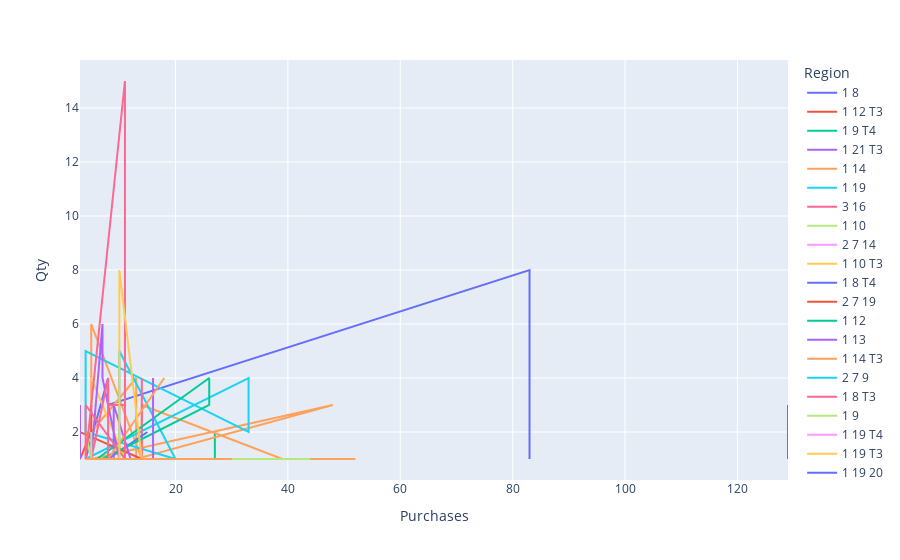

The notebook cell saved with this chart:
### Code cell
px.line(data_frame=complaint_pur,
       x = "Purchases", y = "Qty", color="Region")

### Figure 1 — Plotly figure (JSON) as saved in the notebook; plotly's stock layout.template omitted (floating-point values rounded to 4 significant figures)
{"data": [{"hovertemplate": "Region=1 8<br>Purchases=%{x}<br>Qty=%{y}<extra></extra>", "legendgroup": "1 8", "line": {"color": "#636efa", "dash": "solid"}, "marker": {"symbol": "circle"}, "mode": "lines", "name": "1 8", "orientation": "v", "showlegend": true, "type": "scatter", "x": [4, 4, 8, 8, 83, 83, 83], "xaxis": "x", "y": [1, 1, 4, 3, 8, 1, 1], "yaxis": "y"}, {"hovertemplate": "Region=1 12 T3<br>Purchases=%{x}<br>Qty=%{y}<extra></extra>", "legendgroup": "1 12 T3", "line": {"color": "#EF553B", "dash": "solid"}, "marker": {"symbol": "circle"}, "mode": "lines", "name": "1 12 T3", "orientation": "v", "showlegend": true, "type": "scatter", "x": [7, 7, 7], "xaxis": "x", "y": [1, 1, 1], "yaxis": "y"}, {"hovertemplate": "Region=1 9 T4<br>Purchases=%{x}<br>Qty=%{y}<extra></extra>", "legendgroup": "1 9 T4", "line": {"color": "#00cc96", "dash": "solid"}, "marker": {"symbol": "circle"}, "mode": "lines", "name": "1 9 T4", "orientation": "v", "showlegend": true, "type": "scatter", "x": [27, 27, 19], "xaxis": "x", "y": [2, 1, 1], "yaxis": "y"}, {"hovertemplate": "Region=1 21 T3<br>Purchases=%{x}<br>Qty=%{y}<extra></extra>", "legendgroup": "1 21 T3", "line": {"color": "#ab63fa", "dash": "solid"}, "marker": {"symbol": "circle"}, "mode": "lines", "name": "1 21 T3", "orientation": "v", "showlegend": true, "type": "scatter", "x": [8], "xaxis": "x", "y": [2], "yaxis": "y"}, {"hovertemplate": "Region=1 14<br>Purchases=%{x}<br>Qty=%{y}<extra></extra>", "legendgroup": "1 14", "line": {"color": "#FFA15A", "dash": "solid"}, "marker": {"symbol": "circle"}, "mode": "lines", "name": "1 14", "orientation": "v", "showlegend": true, "type": "scatter", "x": [52, 52, 39, 39, 14, 14, 14, 5, 5, 13, 13, 13, 48, 48, 5], "xaxis": "x", "y": [1, 1, 1, 1, 3, 2, 1, 6, 2, 4, 4, 1, 3, 3, 1], "yaxis": "y"}, {"hovertemplate": "Region=1 19<br>Purchases=%{x}<br>Qty=%{y}<extra></extra>", "legendgroup": "1 19", "line": {"color": "#19d3f3", "dash": "solid"}, "marker": {"symbol": "circle"}, "mode": "lines", "name": "1 19", "orientation": "v", "showlegend": true, "type": "scatter", "x": [4, 33, 33, 4, 4, 4, 20, 10, 10], "xaxis": "x", "y": [1, 4, 2, 5, 2, 2, 1, 5, 1], "yaxis": "y"}, {"hovertemplate": "Region=3 16<br>Purchases=%{x}<br>Qty=%{y}<extra></extra>", "legendgroup": "3 16", "line": {"color": "#FF6692", "dash": "solid"}, "marker": {"symbol": "circle"}, "mode": "lines", "name": "3 16", "orientation": "v", "showlegend": true, "type": "scatter", "x": [14, 14, 14], "xaxis": "x", "y": [1, 4, 1], "yaxis": "y"}, {"hovertemplate": "Region=1 10<br>Purchases=%{x}<br>Qty=%{y}<extra></extra>", "legendgroup": "1 10", "line": {"color": "#B6E880", "dash": "solid"}, "marker": {"symbol": "circle"}, "mode": "lines", "name": "1 10", "orientation": "v", "showlegend": true, "type": "scatter", "x": [4, 4, 5, 5, 11, 35, 35], "xaxis": "x", "y": [2, 2, 1, 1, 1, 1, 1], "yaxis": "y"}, {"hovertemplate": "Region=2 7 14<br>Purchases=%{x}<br>Qty=%{y}<extra></extra>", "legendgroup": "2 7 14", "line": {"color": "#FF97FF", "dash": "solid"}, "marker": {"symbol": "circle"}, "mode": "lines", "name": "2 7 14", "orientation": "v", "showlegend": true, "type": "scatter", "x": [4, 4], "xaxis": "x", "y": [1, 1], "yaxis": "y"}, {"hovertemplate": "Region=1 10 T3<br>Purchases=%{x}<br>Qty=%{y}<extra></extra>", "legendgroup": "1 10 T3", "line": {"color": "#FECB52", "dash": "solid"}, "marker": {"symbol": "circle"}, "mode": "lines", "name": "1 10 T3", "orientation": "v", "showlegend": true, "type": "scatter", "x": [11, 11, 11, 5], "xaxis": "x", "y": [8, 3, 1, 4], "yaxis": "y"}, {"hovertemplate": "Region=1 8 T4<br>Purchases=%{x}<br>Qty=%{y}<extra></extra>", "legendgroup": "1 8 T4", "line": {"color": "#636efa", "dash": "solid"}, "marker": {"symbol": "circle"}, "mode": "lines", "name": "1 8 T4", "orientation": "v", "showlegend": true, "type": "scatter", "x": [15, 8, 16], "xaxis": "x", "y": [2, 1, 1], "yaxis": "y"}, {"hovertemplate": "Region=2 7 19<br>Purchases=%{x}<br>Qty=%{y}<extra></extra>", "legendgroup": "2 7 19", "line": {"color": "#EF553B", "dash": "solid"}, "marker": {"symbol": "circle"}, "mode": "lines", "name": "2 7 19", "orientation": "v", "showlegend": true, "type": "scatter", "x": [14, 3, 3, 5, 5, 5], "xaxis": "x", "y": [1, 2, 1, 2, 3, 3], "yaxis": "y"}, {"hovertemplate": "Region=1 12<br>Purchases=%{x}<br>Qty=%{y}<extra></extra>", "legendgroup": "1 12", "line": {"color": "#00cc96", "dash": "solid"}, "marker": {"symbol": "circle"}, "mode": "lines", "name": "1 12", "orientation": "v", "showlegend": true, "type": "scatter", "x": [20, 32, 7, 26, 26, 6, 37], "xaxis": "x", "y": [1, 1, 1, 3, 4, 1, 1], "yaxis": "y"}, {"hovertemplate": "Region=1 13<br>Purchases=%{x}<br>Qty=%{y}<extra></extra>", "legendgroup": "1 13", "line": {"color": "#ab63fa", "dash": "solid"}, "marker": {"symbol": "circle"}, "mode": "lines", "name": "1 13", "orientation": "v", "showlegend": true, "type": "scatter", "x": [16, 16, 12, 12, 9, 9, 10, 7, 7, 7, 5, 5], "xaxis": "x", "y": [4, 1, 1, 1, 3, 1, 1, 4, 4, 6, 1, 2], "yaxis": "y"}, {"hovertemplate": "Region=1 14 T3<br>Purchases=%{x}<br>Qty=%{y}<extra></extra>", "legendgroup": "1 14 T3", "line": {"color": "#FFA15A", "dash": "solid"}, "marker": {"symbol": "circle"}, "mode": "lines", "name": "1 14 T3", "orientation": "v", "showlegend": true, "type": "scatter", "x": [18, 18, 8], "xaxis": "x", "y": [4, 4, 1], "yaxis": "y"}, {"hovertemplate": "Region=2 7 9<br>Purchases=%{x}<br>Qty=%{y}<extra></extra>", "legendgroup": "2 7 9", "line": {"color": "#19d3f3", "dash": "solid"}, "marker": {"symbol": "circle"}, "mode": "lines", "name": "2 7 9", "orientation": "v", "showlegend": true, "type": "scatter", "x": [3, 3], "xaxis": "x", "y": [1, 2], "yaxis": "y"}, {"hovertemplate": "Region=1 8 T3<br>Purchases=%{x}<br>Qty=%{y}<extra></extra>", "legendgroup": "1 8 T3", "line": {"color": "#FF6692", "dash": "solid"}, "marker": {"symbol": "circle"}, "mode": "lines", "name": "1 8 T3", "orientation": "v", "showlegend": true, "type": "scatter", "x": [11, 4, 4, 11, 11, 11, 11, 8, 8, 8, 8, 5], "xaxis": "x", "y": [1, 3, 1, 15, 1, 1, 3, 3, 1, 4, 4, 1], "yaxis": "y"}, {"hovertemplate": "Region=1 9<br>Purchases=%{x}<br>Qty=%{y}<extra></extra>", "legendgroup": "1 9", "line": {"color": "#B6E880", "dash": "solid"}, "marker": {"symbol": "circle"}, "mode": "lines", "name": "1 9", "orientation": "v", "showlegend": true, "type": "scatter", "x": [44, 6, 18, 5, 5], "xaxis": "x", "y": [1, 1, 1, 1, 2], "yaxis": "y"}, {"hovertemplate": "Region=1 19 T4<br>Purchases=%{x}<br>Qty=%{y}<extra></extra>", "legendgroup": "1 19 T4", "line": {"color": "#FF97FF", "dash": "solid"}, "marker": {"symbol": "circle"}, "mode": "lines", "name": "1 19 T4", "orientation": "v", "showlegend": true, "type": "scatter", "x": [22, 22], "xaxis": "x", "y": [1, 1], "yaxis": "y"}, {"hovertemplate": "Region=1 19 T3<br>Purchases=%{x}<br>Qty=%{y}<extra></extra>", "legendgroup": "1 19 T3", "line": {"color": "#FECB52", "dash": "solid"}, "marker": {"symbol": "circle"}, "mode": "lines", "name": "1 19 T3", "orientation": "v", "showlegend": true, "type": "scatter", "x": [10, 10, 10, 14, 10, 10], "xaxis": "x", "y": [2, 1, 1, 1, 8, 2], "yaxis": "y"}, {"hovertemplate": "Region=1 19 20<br>Purchases=%{x}<br>Qty=%{y}<extra></extra>", "legendgroup": "1 19 20", "line": {"color": "#636efa", "dash": "solid"}, "marker": {"symbol": "circle"}, "mode": "lines", "name": "1 19 20", "orientation": "v", "showlegend": true, "type": "scatter", "x": [129, 129], "xaxis": "x", "y": [3, 1], "yaxis": "y"}, {"hovertemplate": "Region=1 9 T3<br>Purchases=%{x}<br>Qty=%{y}<extra></extra>", "legendgroup": "1 9 T3", "line": {"color": "#EF553B", "dash": "solid"}, "marker": {"symbol": "circle"}, "mode": "lines", "name": "1 9 T3", "orientation": "v", "showlegend": true, "type": "scatter", "x": [5, 7], "xaxis": "x", "y": [1, 1], "yaxis": "y"}, {"hovertemplate": "Region=1 11<br>Purchases=%{x}<br>Qty=%{y}<extra></extra>", "legendgroup": "1 11", "line": {"color": "#00cc96", "dash": "solid"}, "marker": {"symbol": "circle"}, "mode": "lines", "name": "1 11", "orientation": "v", "showlegend": true, "type": "scatter", "x": [5, 4], "xaxis": "x", "y": [1, 1], "yaxis": "y"}, {"hovertemplate": "Region=2 7 8<br>Purchases=%{x}<br>Qty=%{y}<extra></extra>", "legendgroup": "2 7 8", "line": {"color": "#ab63fa", "dash": "solid"}, "marker": {"symbol": "circle"}, "mode": "lines", "name": "2 7 8", "orientation": "v", "showlegend": true, "type": "scatter", "x": [3, 3, 3], "xaxis": "x", "y": [3, 1, 2], "yaxis": "y"}, {"hovertemplate": "Region=1 13 T3<br>Purchases=%{x}<br>Qty=%{y}<extra></extra>", "legendgroup": "1 13 T3", "line": {"color": "#FFA15A", "dash": "solid"}, "marker": {"symbol": "circle"}, "mode": "lines", "name": "1 13 T3", "orientation": "v", "showlegend": true, "type": "scatter", "x": [30, 4], "xaxis": "x", "y": [1, 1], "yaxis": "y"}, {"hovertemplate": "Region=2 11<br>Purchases=%{x}<br>Qty=%{y}<extra></extra>", "legendgroup": "2 11", "line": {"color": "#19d3f3", "dash": "solid"}, "marker": {"symbol": "circle"}, "mode": "lines", "name": "2 11", "orientation": "v", "showlegend": true, "type": "scatter", "x": [4], "xaxis": "x", "y": [1], "yaxis": "y"}, {"hovertemplate": "Region=2 6 12<br>Purchases=%{x}<br>Qty=%{y}<extra></extra>", "legendgroup": "2 6 12", "line": {"color": "#FF6692", "dash": "solid"}, "marker": {"symbol": "circle"}, "mode": "lines", "name": "2 6 12", "orientation": "v", "showlegend": true, "type": "scatter", "x": [3], "xaxis": "x", "y": [1], "yaxis": "y"}], "layout": {"legend": {"title": {"text": "Region"}, "tracegroupgap": 0}, "margin": {"t": 60}, "xaxis": {"anchor": "y", "domain": [0, 1], "title": {"text": "Purchases"}}, "yaxis": {"anchor": "x", "domain": [0, 1], "title": {"text": "Qty"}}}}
